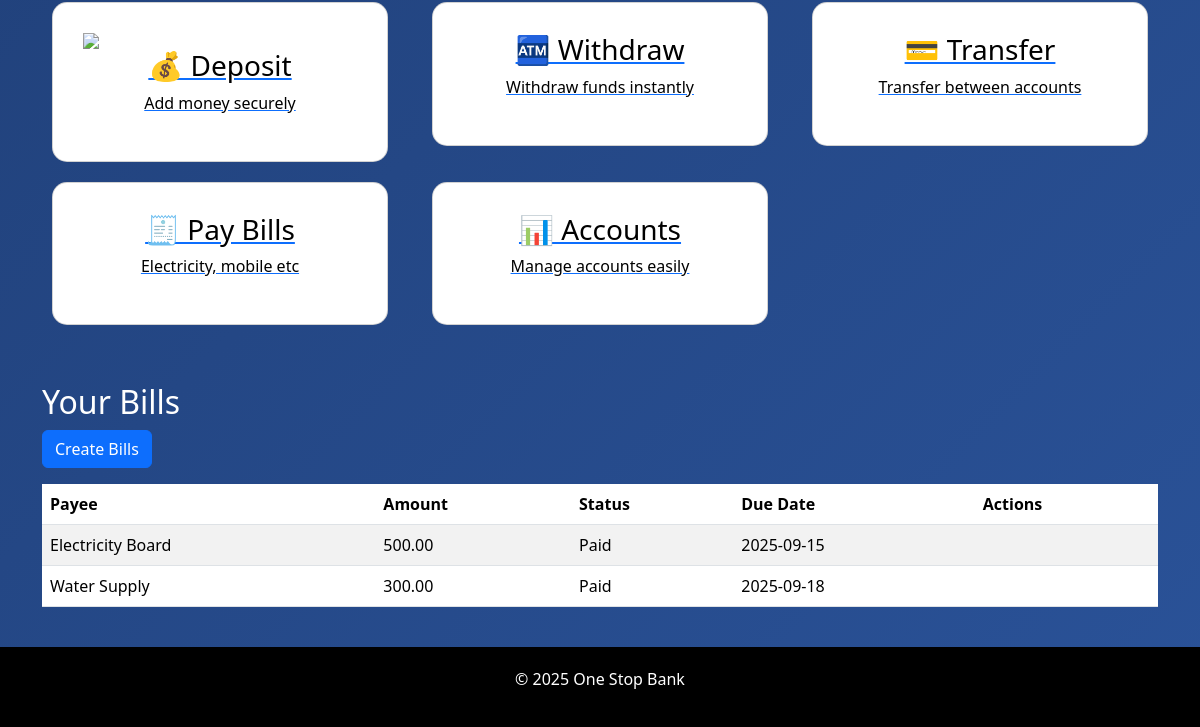
The page /bills/ (signed in, lower part) on the database as committed earlier.
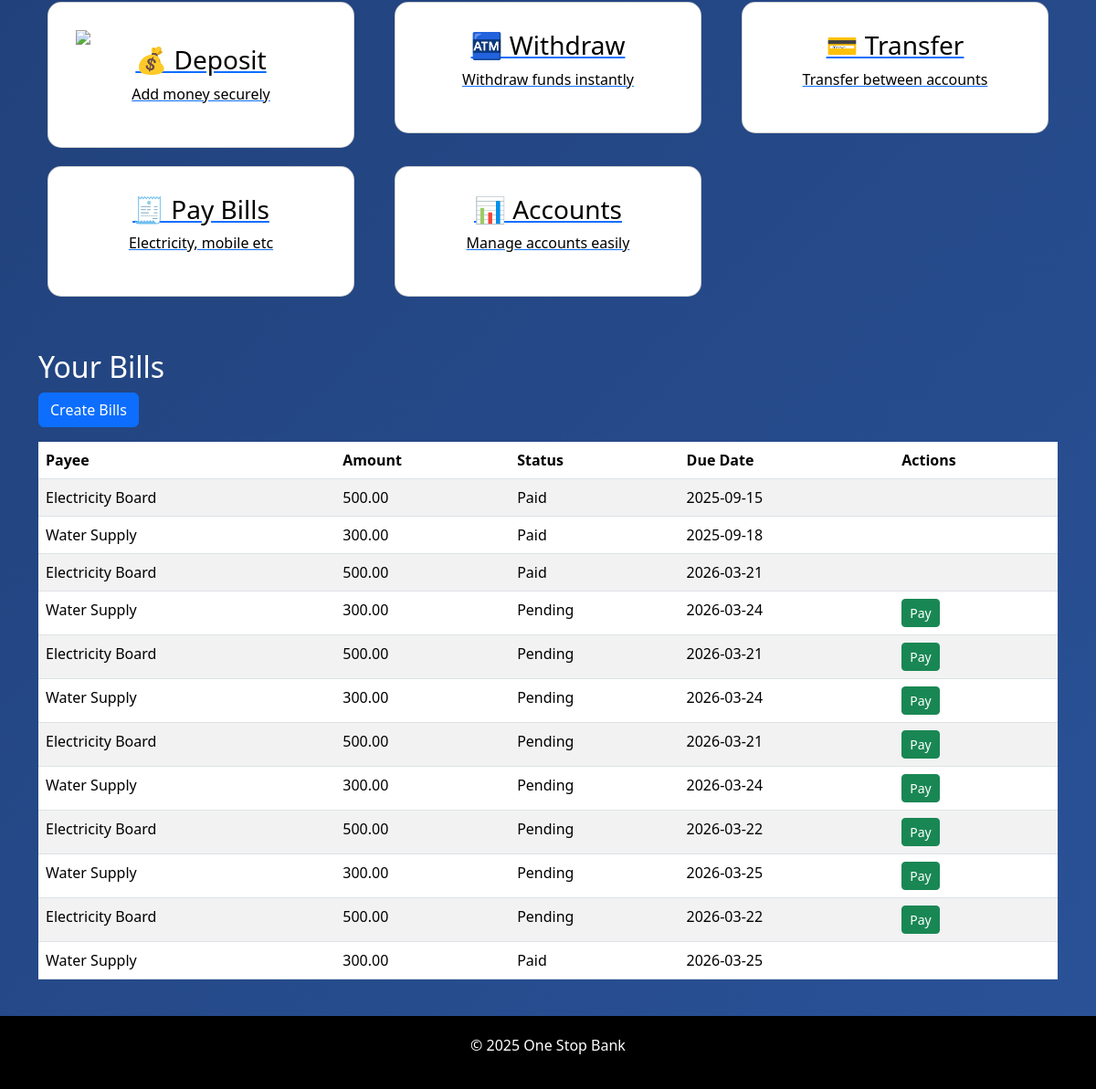
The same page on the database as committed later.
### core/models.py (models this page shows, shortened)
class Bill(models.Model):
    STATUS_PENDING = "PENDING"
    STATUS_PAID = "PAID"
    STATUS_OVERDUE = "OVERDUE"
    STATUS_CHOICES = [
        (STATUS_PENDING, "Pending"),
        (STATUS_PAID, "Paid"),
        (STATUS_OVERDUE, "Overdue"),
    ]
    id = models.UUIDField(primary_key=True, default=uuid.uuid4, editable=False)
    user = models.ForeignKey(User, on_delete=models.CASCADE, related_name="bills")
    payee = models.ForeignKey(Payee, on_delete=models.CASCADE, related_name="bills")
    amount = models.DecimalField(max_digits=18, decimal_places=2)
    due_date = models.DateField()
    status = models.CharField(max_length=10, choices=STATUS_CHOICES, default=STATUS_PENDING)
    created_at = models.DateTimeField(auto_now_add=True)
    paid_at = models.DateTimeField(null=True, blank=True)

class Payee(models.Model):
    user = models.ForeignKey(User, on_delete=models.CASCADE, related_name="payees")
    name = models.CharField(max_length=120)
    account_number = models.CharField(max_length=24)
    bank_name = models.CharField(max_length=120, blank=True)
    ifsc = models.CharField(max_length=20, blank=True)
    created_at = models.DateTimeField(auto_now_add=True)

### core/views.py (the view)
# urls.py: path("bills/", views.bills, name="bills"),
@login_required
def bills(request):
    bills = Bill.objects.filter(user=request.user)
    return render(request, "core/bills.html", {"bills": bills})

### core/templates/core/bills.html (shortened to what this page needs)
{% extends "base.html" %}
{% block content %}
<h2>Your Bills</h2>
<form method="post" action="{% url 'create_sample_bills' %}">
    <button type="submit" class="btn btn-primary mb-3">Create Bills</button>
</form>
<table class="table table-striped">
    <thead>
        <tr>
            <th>Payee</th>
            <th>Amount</th>
            <th>Status</th>
            <th>Due Date</th>
            <th>Actions</th>
        </tr>
    </thead>
    <tbody>
        {% for bill in bills %}
        <tr>
            <td>{{ bill.payee.name }}</td>
            <td>{{ bill.amount }}</td>
            <td>{{ bill.get_status_display|default:bill.status }}</td>
            <td>{{ bill.due_date|date:"Y-m-d" }}</td>
            <td>
                {% if bill.status != bill.STATUS_PAID %}
                <a href="{% url 'pay_bill' bill.id %}" class="btn btn-success btn-sm">Pay</a>
                {% endif %}
            </td>
        </tr>
        {% empty %}
        <tr>
            <td colspan="5">No bills found.</td>
        </tr>
        {% endfor %}
    </tbody>
</table>
{% endblock %}

### templates/base.html (shortened to what this page needs)
{% load static %}
<!doctype html>
<html>
  <head>
    <link
      rel="stylesheet"
      href="https://cdn.jsdelivr.net/npm/bootstrap@5.3.2/dist/css/bootstrap.min.css"
    />
    <link rel="stylesheet" href="{% static 'css/style.css' %}" />
  </head>
  <body>
    <section class="features container mt-5">
      <div class="row text-center">
        <div class="col-md-4">
          <a href="{% url 'deposit' %}">
            <div class="card service-card">
              <img
                src="https://cdn-icons-png.flaticon.com/512/2331/2331966.png"
                width="80"
              />
              <h3>💰 Deposit</h3>
              <p>Add money securely</p>
            </div>
          </a>
        </div>
        <div class="col-md-4">
          <a href="{% url 'withdraw' %}">
            <div class="card service-card">
              <h3>🏧 Withdraw</h3>
              <p>Withdraw funds instantly</p>
            </div>
          </a>
        </div>
        <div class="col-md-4">
          <a href="{% url 'transfer' %}">
            <div class="card service-card">
              <h3>💳 Transfer</h3>
              <p>Transfer between accounts</p>
            </div>
          </a>
        </div>
        <div class="col-md-4">
          <a href="{% url 'bills' %}">
            <div class="card service-card">
              <h3>🧾 Pay Bills</h3>
              <p>Electricity, mobile etc</p>
            </div>
          </a>
        </div>
        <div class="col-md-4">
          <a href="{% url 'accounts' %}">
            <div class="card service-card">
              <h3>📊 Accounts</h3>
              <p>Manage accounts easily</p>
            </div>
          </a>
        </div>
      </div>
    </section>
    <div class="container mt-5">{% block content %} {% endblock %}</div>
    <footer class="footer">
      <p>© 2025 One Stop Bank</p>
    </footer>
  </body>
</html>

### static/css/style.css (style rules this page uses)
body { font-family:Segoe UI; background:linear-gradient(135deg,#1e3c72,#2a5298); color:white; cursor:url("https://cur.cursors-4u.net/cursors/cur-2/cur116.cur"),auto; }
.service-card { padding:30px; border-radius:15px; margin:10px; transition:0.3s; color:black; }
.footer { background:black; text-align:center; padding:20px; margin-top:40px; }

Rows that differ between the two databases and show on the page:
added Bill: payee.name "Electricity Board", amount "500.00", status "Paid", due_date "2026-03-21"
added Bill: payee.name "Water Supply", amount "300.00", status "Pending", due_date "2026-03-24", shows "Pay"
added Bill: payee.name "Electricity Board", amount "500.00", status "Pending", due_date "2026-03-21", shows "Pay"
added Bill: payee.name "Water Supply", amount "300.00", status "Pending", due_date "2026-03-24", shows "Pay"
added Bill: payee.name "Electricity Board", amount "500.00", status "Pending", due_date "2026-03-21", shows "Pay"
added Bill: payee.name "Water Supply", amount "300.00", status "Pending", due_date "2026-03-24", shows "Pay"
added Bill: payee.name "Electricity Board", amount "500.00", status "Pending", due_date "2026-03-22", shows "Pay"
added Bill: payee.name "Water Supply", amount "300.00", status "Pending", due_date "2026-03-25", shows "Pay"
added Bill: payee.name "Electricity Board", amount "500.00", status "Pending", due_date "2026-03-22", shows "Pay"
added Bill: payee.name "Water Supply", amount "300.00", status "Paid", due_date "2026-03-25"
